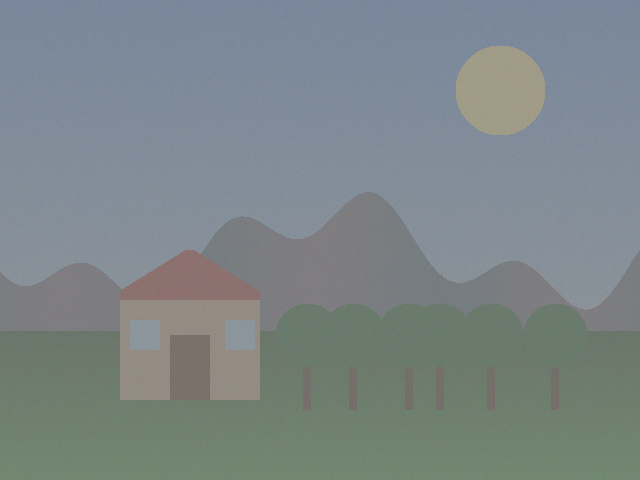
#> input picture ImageLab/images/01_low_contrast_scene.png, 640 x 480 px, found by its file name; its folder holds 4 pictures in this run
$ python make_report_figures.py
#> lines starting #> are read from the running program, lines starting #| are printed output that depends on the picture
### ImageLab/memory/buffer.py
import numpy as np

CLAMP = "clamp"
REFLECT = "reflect"
NEUTRAL = "neutral"

BORDER_NAMES = {
    CLAMP: "Дублирование границы (Clamp)",
    REFLECT: "Зеркальное отражение (Reflect)",
    NEUTRAL: "Нейтральное значение",
}


# [19 lines left out: functions resolve_index, pad_plane, not called in this run]


class PixelBuffer:
    def __init__(self, data):
        data = np.asarray(data)
        if data.ndim == 2:
            data = data[:, :, None]
        self.data = np.ascontiguousarray(data, dtype=np.uint8)

    @property
    def height(self):
        return self.data.shape[0]

    @property
    def width(self):
        return self.data.shape[1]

    @property
    def channels(self):
        return self.data.shape[2]

    @property
    def is_color(self):
        return self.channels == 3

    def plane(self, index):
        return self.data[:, :, index]

    def planes(self):
        return [self.data[:, :, i] for i in range(self.channels)]

    # [4 lines left out: function pixel, not called in this run]

    def copy(self):
        return PixelBuffer(self.data.copy())

    # [4 lines left out: function to_array, not called in this run]

    @classmethod
    def from_planes(cls, planes):
        return cls(np.stack(planes, axis=2))

### ImageLab/tools/make_report_figures.py
import json
import os
import sys

import matplotlib
matplotlib.use("Agg")
import matplotlib.pyplot as plt
import numpy as np
from PIL import Image, ImageDraw

LAB = os.path.expanduser("~/Desktop/Вика_ЛР3_Вариант16/ImageLab")
sys.path.insert(0, LAB)
from algorithms import contrast, histogram as H, morphology, pointwise, structuring, threshold
from algorithms.colorspace import to_gray
from memory.buffer import PixelBuffer

OUT = os.path.join(os.path.dirname(os.path.abspath(__file__)), "fig")
os.makedirs(OUT, exist_ok=True)
IMG = os.path.join(LAB, "images")
METRICS = {}
plt.rcParams.update({"font.size": 8, "axes.titlesize": 8.5, "figure.dpi": 150})


def load(name):
#> called with name = '01_low_contrast_scene.png'
    with Image.open(os.path.join(IMG, name)) as image:
#> image is the input picture: PIL image 640x480 RGB; mean R, G, B 123.8, 134.1, 135.9
        image = image.convert("L") if image.mode in ("L", "1") else image.convert("RGB")
        return PixelBuffer(np.asarray(image))


def gray_plane(buffer):
    return to_gray(buffer).plane(0)


# [47 lines left out: functions stats, show, draw_hist, sheet, not called in this run]


scene = load("01_low_contrast_scene.png")
dark = load("02_dark_scene.png")
#> call 2 of load, with name = '02_dark_scene.png'
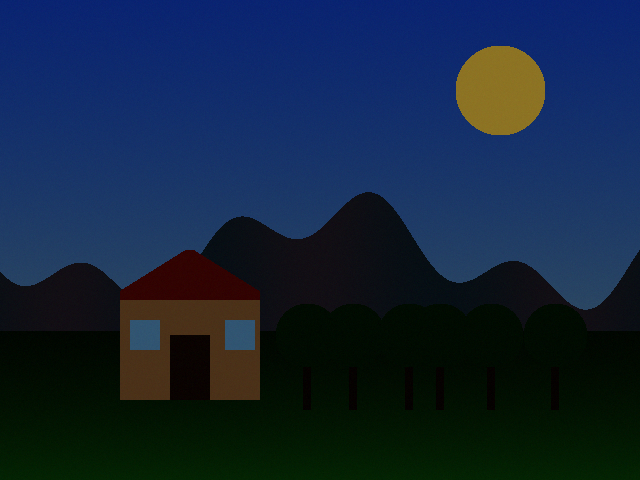
#> input picture ImageLab/images/02_dark_scene.png, 640 x 480 px, found by its file name
#> in load, image is the input picture: PIL image 640x480 RGB; mean R, G, B 18.8, 36.5, 59.6
bright = load("03_overexposed_scene.png")
#> call 3 of load, with name = '03_overexposed_scene.png'
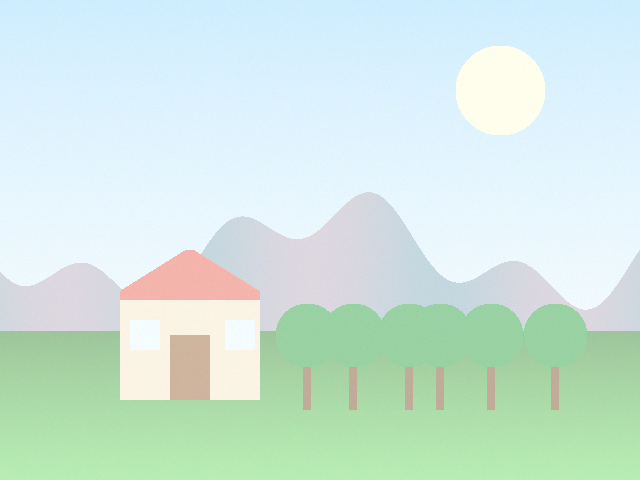
#> input picture ImageLab/images/03_overexposed_scene.png, 640 x 480 px, found by its file name
#> in load, image is the input picture: PIL image 640x480 RGB; mean R, G, B 207.8, 231.8, 222
lowtext = load("04_low_contrast_text.png")
#> call 4 of load, with name = '04_low_contrast_text.png'
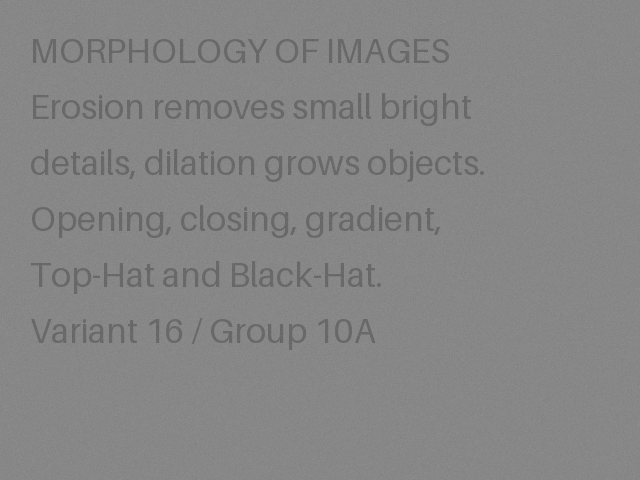
#> input picture ImageLab/images/04_low_contrast_text.png, 640 x 480 px, found by its file name
#> in load, image is the input picture: PIL image 640x480 L; min 98, max 144, mean 133.3
#> (the run stopped early here; a loop or call above may not have finished)
